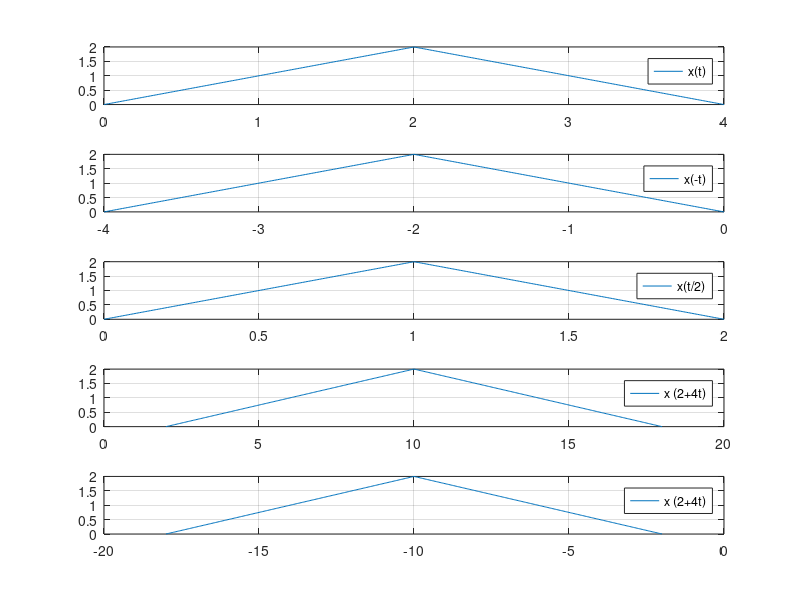

MATLAB code for this plot:
t = 0 :0.01:4;
x= t.*(t<=2)+(4-t).*(t>2);

subplot (5 , 1, 1);
plot (t , x) , grid on ;
legend ('x(t)');

subplot (5 , 1, 2);
plot (-t , x) , grid on;
legend ('x(-t)');

subplot (5 , 1, 3);
plot (t/2 , x) , grid on;
legend ('x(t/2)') ;

subplot (5 , 1 , 4);
plot (2+(4.*t) , x) , grid on ;
legend ('x (2+4t)');

subplot (5 , 1 , 5);
plot (-2-(4.*t) , x) , grid on ;
legend ('x (2+4t)');